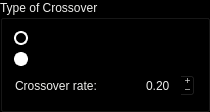
            <widget class="QGroupBox" name="de_crossover">
             <property name="sizePolicy">
              <sizepolicy hsizetype="MinimumExpanding" vsizetype="Preferred">
               <horstretch>0</horstretch>
               <verstretch>0</verstretch>
              </sizepolicy>
             </property>
             <property name="minimumSize">
              <size>
               <width>210</width>
               <height>0</height>
              </size>
             </property>
             <property name="palette">
              <palette>
               <active>
                <colorrole role="WindowText">
                 <brush brushstyle="SolidPattern">
                  <color alpha="255">
                   <red>238</red>
                   <green>238</green>
                   <blue>236</blue>
                  </color>
                 </brush>
                </colorrole>
                <colorrole role="Button">
                 <brush brushstyle="SolidPattern">
                  <color alpha="255">
                   <red>0</red>
                   <green>0</green>
                   <blue>0</blue>
                  </color>
                 </brush>
                </colorrole>
                <colorrole role="Text">
                 <brush brushstyle="SolidPattern">
                  <color alpha="255">
                   <red>238</red>
                   <green>238</green>
                   <blue>236</blue>
                  </color>
                 </brush>
                </colorrole>
                <colorrole role="ButtonText">
                 <brush brushstyle="SolidPattern">
                  <color alpha="255">
                   <red>238</red>
                   <green>238</green>
                   <blue>236</blue>
                  </color>
                 </brush>
                </colorrole>
                <colorrole role="Base">
                 <brush brushstyle="SolidPattern">
                  <color alpha="255">
                   <red>0</red>
                   <green>0</green>
                   <blue>0</blue>
                  </color>
                 </brush>
                </colorrole>
                <colorrole role="Window">
                 <brush brushstyle="SolidPattern">
                  <color alpha="255">
                   <red>0</red>
                   <green>0</green>
                   <blue>0</blue>
                  </color>
                 </brush>
                </colorrole>
               </active>
               <inactive>
                <colorrole role="WindowText">
                 <brush brushstyle="SolidPattern">
                  <color alpha="255">
                   <red>238</red>
                   <green>238</green>
                   <blue>236</blue>
                  </color>
                 </brush>
                </colorrole>
                <colorrole role="Button">
                 <brush brushstyle="SolidPattern">
                  <color alpha="255">
                   <red>0</red>
                   <green>0</green>
                   <blue>0</blue>
                  </color>
                 </brush>
                </colorrole>
                <colorrole role="Text">
                 <brush brushstyle="SolidPattern">
                  <color alpha="255">
                   <red>238</red>
                   <green>238</green>
                   <blue>236</blue>
                  </color>
                 </brush>
                </colorrole>
                <colorrole role="ButtonText">
                 <brush brushstyle="SolidPattern">
                  <color alpha="255">
                   <red>238</red>
                   <green>238</green>
                   <blue>236</blue>
                  </color>
                 </brush>
                </colorrole>
                <colorrole role="Base">
                 <brush brushstyle="SolidPattern">
                  <color alpha="255">
                   <red>0</red>
                   <green>0</green>
                   <blue>0</blue>
                  </color>
                 </brush>
                </colorrole>
                <colorrole role="Window">
                 <brush brushstyle="SolidPattern">
                  <color alpha="255">
                   <red>0</red>
                   <green>0</green>
                   <blue>0</blue>
                  </color>
                 </brush>
                </colorrole>
               </inactive>
               <disabled>
                <colorrole role="WindowText">
                 <brush brushstyle="SolidPattern">
                  <color alpha="255">
                   <red>238</red>
                   <green>238</green>
                   <blue>236</blue>
                  </color>
                 </brush>
                </colorrole>
                <colorrole role="Button">
                 <brush brushstyle="SolidPattern">
                  <color alpha="255">
                   <red>0</red>
                   <green>0</green>
                   <blue>0</blue>
                  </color>
                 </brush>
                </colorrole>
                <colorrole role="Text">
                 <brush brushstyle="SolidPattern">
                  <color alpha="255">
                   <red>238</red>
                   <green>238</green>
                   <blue>236</blue>
                  </color>
                 </brush>
                </colorrole>
                <colorrole role="ButtonText">
                 <brush brushstyle="SolidPattern">
                  <color alpha="255">
                   <red>238</red>
                   <green>238</green>
                   <blue>236</blue>
                  </color>
                 </brush>
                </colorrole>
                <colorrole role="Base">
                 <brush brushstyle="SolidPattern">
                  <color alpha="255">
                   <red>0</red>
                   <green>0</green>
                   <blue>0</blue>
                  </color>
                 </brush>
                </colorrole>
                <colorrole role="Window">
                 <brush brushstyle="SolidPattern">
                  <color alpha="255">
                   <red>0</red>
                   <green>0</green>
                   <blue>0</blue>
                  </color>
                 </brush>
                </colorrole>
               </disabled>
              </palette>
             </property>
             <property name="title">
              <string>Type of Crossover</string>
             </property>
             <layout class="QVBoxLayout" name="verticalLayout_47">
              <item>
               <widget class="QRadioButton" name="exponential_radiobutton">
                <property name="styleSheet">
                 <string notr="true">QRadioButton::indicator {
    width:                  10px;
    height:                 10px;
    border-radius:          7px;
}

QRadioButton::indicator:checked {
    background-color:       black;
    border:                 2px solid white;
}

QRadioButton::indicator:unchecked {
    background-color:       white;
    border:                 2px solid white;
}</string>
                </property>
                <property name="text">
                 <string>Exponential</string>
                </property>
                <property name="checked">
                 <bool>true</bool>
                </property>
               </widget>
              </item>
              <item>
               <widget class="QRadioButton" name="binary_radiobutton">
                <property name="styleSheet">
                 <string notr="true">QRadioButton::indicator {
    width:                  10px;
    height:                 10px;
    border-radius:          7px;
}

QRadioButton::indicator:checked {
    background-color:       black;
    border:                 2px solid white;
}

QRadioButton::indicator:unchecked {
    background-color:       white;
    border:                 2px solid white;
}</string>
                </property>
                <property name="text">
                 <string>Binary</string>
                </property>
               </widget>
              </item>
              <item>
               <widget class="QFrame" name="crossover_rate_frame_2">
                <property name="maximumSize">
                 <size>
                  <width>16777215</width>
                  <height>40</height>
                 </size>
                </property>
                <property name="frameShape">
                 <enum>QFrame::NoFrame</enum>
                </property>
                <property name="frameShadow">
                 <enum>QFrame::Raised</enum>
                </property>
                <layout class="QHBoxLayout" name="horizontalLayout_12">
                 <property name="spacing">
                  <number>5</number>
                 </property>
                 <property name="leftMargin">
                  <number>1</number>
                 </property>
                 <property name="topMargin">
                  <number>1</number>
                 </property>
                 <property name="rightMargin">
                  <number>1</number>
                 </property>
                 <property name="bottomMargin">
                  <number>1</number>
                 </property>
                 <item>
                  <widget class="QLabel" name="crossover_rate_label_2">
                   <property name="maximumSize">
                    <size>
                     <width>16777215</width>
                     <height>25</height>
                    </size>
                   </property>
                   <property name="styleSheet">
                    <string notr="true">color: rgb(238, 238, 236);</string>
                   </property>
                   <property name="text">
                    <string>Crossover rate:</string>
                   </property>
                  </widget>
                 </item>
                 <item>
                  <widget class="QDoubleSpinBox" name="crossover_rate_spinbox_2">
                   <property name="minimumSize">
                    <size>
                     <width>60</width>
                     <height>0</height>
                    </size>
                   </property>
                   <property name="maximumSize">
                    <size>
                     <width>60</width>
                     <height>100</height>
                    </size>
                   </property>
                   <property name="alignment">
                    <set>Qt::AlignCenter</set>
                   </property>
                   <property name="buttonSymbols">
                    <enum>QAbstractSpinBox::PlusMinus</enum>
                   </property>
                   <property name="maximum">
                    <double>1.000000000000000</double>
                   </property>
                   <property name="singleStep">
                    <double>0.050000000000000</double>
                   </property>
                   <property name="value">
                    <double>0.200000000000000</double>
                   </property>
                  </widget>
                 </item>
                </layout>
               </widget>
              </item>
             </layout>
            </widget>
